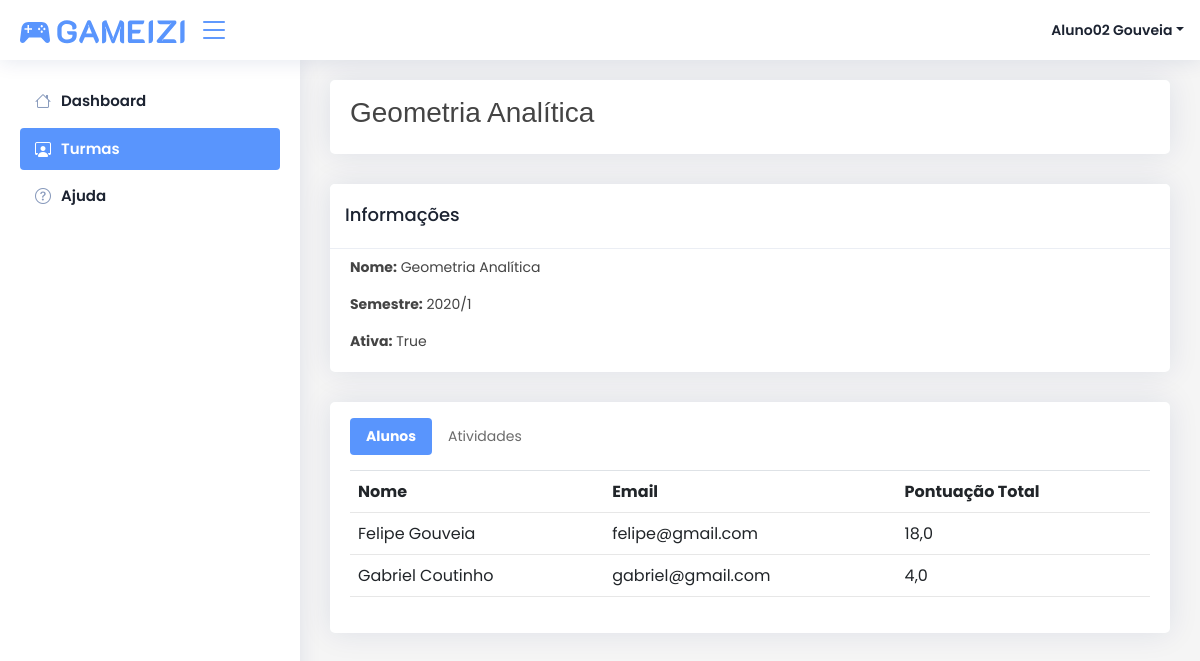
/turma/1/ (signed in), run on an earlier commit of the app's database.
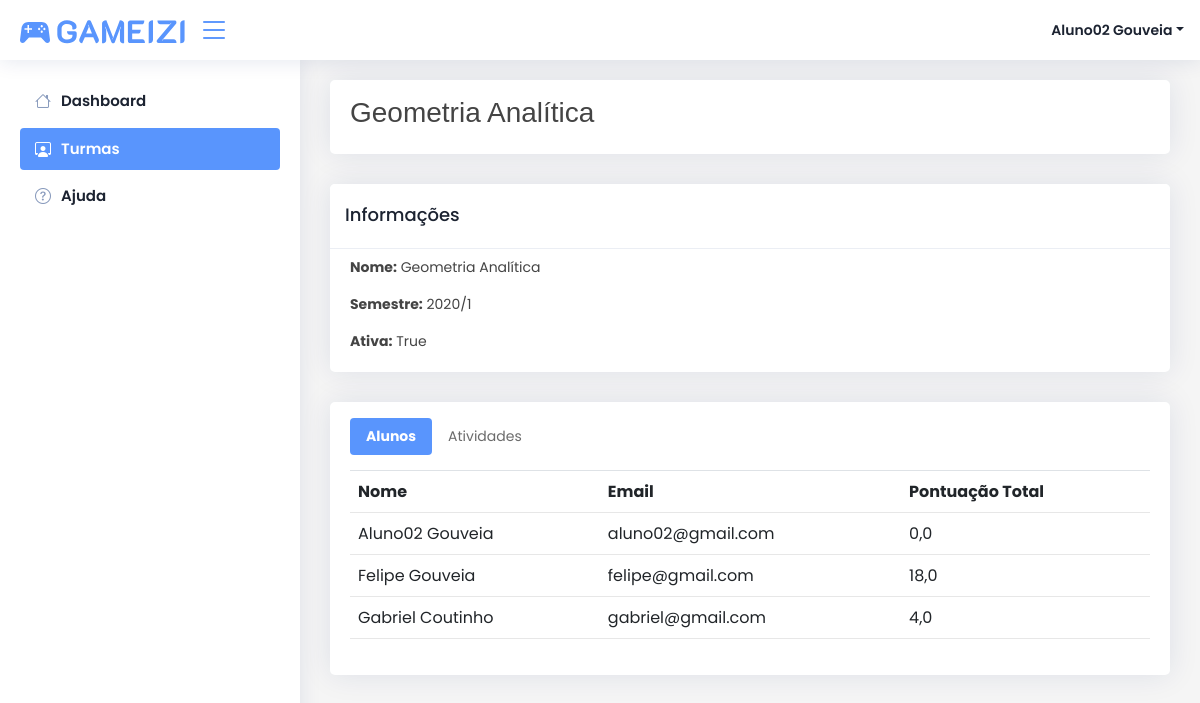
And on a later commit of the database.
### core/models.py (models this page shows, shortened)
class AlunosTurma(models.Model):
    turma = models.ForeignKey(Turma, on_delete=models.CASCADE)
    aluno = models.ForeignKey(Aluno, on_delete=models.CASCADE)
    pontuacao = models.FloatField('Pontuação', default=0)
    data_criacao = models.DateField("Criado Em", auto_now_add=True)

class Aluno(models.Model):
    usuario = models.ForeignKey(settings.AUTH_USER_MODEL, on_delete=models.CASCADE, null=True, blank=True)
    nome = models.CharField("Nome", max_length=1024, null=False)
    sobrenome = models.CharField("Sobrenome", max_length=1024, null=False)
    pontuacao = models.FloatField("Pontuação", default=0, blank=True, null=True)
    tipo = models.CharField("Tipo", choices=TIPOS_ALUNOS, max_length=1024, default='K', blank=True, null=True)
    confirmado = models.BooleanField('Confirmado', default=False)
    criado_em = models.DateField("Criado Em", auto_now_add=True)
    def obter_nome_completo(self):
        return self.nome + ' ' + self.sobrenome
    def calcular_pontuacao_total(self, turma):
        try:
            atividades = AlunosAtividade.objects.filter(aluno=self, atividade__turma=turma)
            total = 0
            for atividade in atividades:
                total += atividade.nota
            return float(total)
        except:
            return 0

class Turma(models.Model):
    nome = models.CharField('Nome', max_length=1024)
    criado_em = models.DateField("Criado Em", auto_now_add=True)
    ativa = models.BooleanField('Ativa', default=True)
    semestre = models.CharField("Semestre", max_length=1024)
    hash_convite = models.CharField('Hash Convite', max_length=1024, blank=True, null=True)
    def __str__(self):
        return self.nome

class AlunosAtividade(models.Model):
    atividade = models.ForeignKey(Atividade, on_delete=models.CASCADE)
    aluno = models.ForeignKey(Aluno, on_delete=models.CASCADE)
    nota = models.FloatField('Nota', default=0)

### core/views.py (the view)
# urls.py: path('turma/<int:pk>/', views.detalhe_turma, name='detalhe_turma'),
@login_required(login_url='/login')
def detalhe_turma(request, pk):
    turma = Turma.objects.get(id=pk)
    data = {
        'pagina': 'Minhas Turmas',
        'turma': turma,
        'alunos_turma': AlunosTurma.objects.filter(turma=turma).order_by('aluno__nome'),
        'professores': ProfessoresTurma.objects.filter(turma=turma),
        'atividades': Atividade.objects.filter(turma=turma)
    }
    return render(request, 'core/turmas/detalhe.html', data)

### core/templatetags/filtros.py (called while the page is built)
@register.filter(name='obter_aluno_atividade')
def obter_aluno_atividade(atividade, aluno):
    try:
        aluno_atividade = AlunosAtividade.objects.get(atividade=atividade, aluno=aluno)
        return aluno_atividade
    except Exception as e:
        print(e)
        return None

@register.filter(name='obter_ranking_aluno')
def obter_ranking_aluno(usuario):
    try:
        aluno = Aluno.objects.get(usuario=usuario)
        return rankings[aluno.tipo]
    except:
        return 'Professor'

@register.filter(name='calcular_pontuacao_total')
def calcular_pontuacao_total(aluno, turma):
    return aluno.calcular_pontuacao_total(turma)

### core/templates/core/turmas/detalhe.html (shortened to what this page needs)
{% extends 'core/base.html' %}
{% load filtros %}
{% block pagina %}
{{ turma }}
{% endblock pagina %}
{% block conteudo %}
<div class="row">
    <div class="col-12">
        <div class="card p-0 mt-0">
            <div class="card-header py-0">
                <h5 class="card-title">Informações</h5>
            </div>
            <div class="card-body pt-2">
                <div class="row">
                    <div class="col-12">
                        <p class="card-text">
                            <strong>Nome:</strong> {{ turma.nome }}
                        </p>
                        <p class="card-text">
                            <strong>Semestre:</strong> {{ turma.semestre }}
                        </p>
                        <p class="card-text">
                            <strong>Ativa:</strong> {{ turma.ativa }}
                        </p>
                    </div>
                </div>
            </div>
        </div>
    </div>
    <div class="col-12">
        <div class="card mt-0">
            <div class="card-body pt-3">
                <ul class="nav nav-tabs pb-3" id="myTab" role="tablist">
                    <li class="nav-item" role="presentation">
                      <button class="nav-link active" id="alunos-tab" data-bs-toggle="tab" data-bs-target="#alunos" type="button" role="tab" aria-controls="alunos" aria-selected="true">Alunos</button>
                    </li>
                    <li class="nav-item" role="presentation">
                      <button class="nav-link" id="atividades-tab" data-bs-toggle="tab" data-bs-target="#atividades" type="button" role="tab" aria-controls="atividades" aria-selected="false">Atividades</button>
                    </li>
                </ul>
                <div class="tab-content" id="myTabContent">
                    <div class="tab-pane fade show active" id="alunos" role="tabpanel" aria-labelledby="alunos-tab">
                        {% if alunos_turma %}
                        <div class="row">
                            <div class="col-12">
                                <table class="table" id="alunos-table">
                                    <div class="thead">
                                        <th>Nome</th>
                                        <th>Email</th>
                                        <th>Pontuação Total</th>
                                    </div>
                                    <div class="tbody">
                                        {% for aluno_turma in alunos_turma %}
                                        <tr>
                                            <td>{{ aluno_turma.aluno.obter_nome_completo }}</td>
                                            <td>{{ aluno_turma.aluno.usuario.email }}</td>
                                            <td>{{ aluno_turma.aluno|calcular_pontuacao_total:aluno_turma.turma }}</td>
                                        </tr>
                                        {% endfor %}
                                    </div>
                                </table>
                            </div>
                        </div>
                        {% else %}
                        <div class="row">
                            <div class="col-12 text-center pt-3">
                                <p>Não há alunos nesta turma. <a turma-id="{{ turma.id }}" href="#" class="text-primary btn-gerar-link">Gere o Link</a> para convidar.
                            </div>
                        </div>
                        {% endif %}
                    </div>
                </div>
            </div>
        </div>
    </div>
</div>
{% endblock conteudo %}

What changed in the data, as far as the page shows it:
added AlunosTurma: aluno.obter_nome_completo "Aluno02 Gouveia", aluno.usuario.email "aluno02@gmail.com", aluno|calcular_pontuacao_total "0,0"
